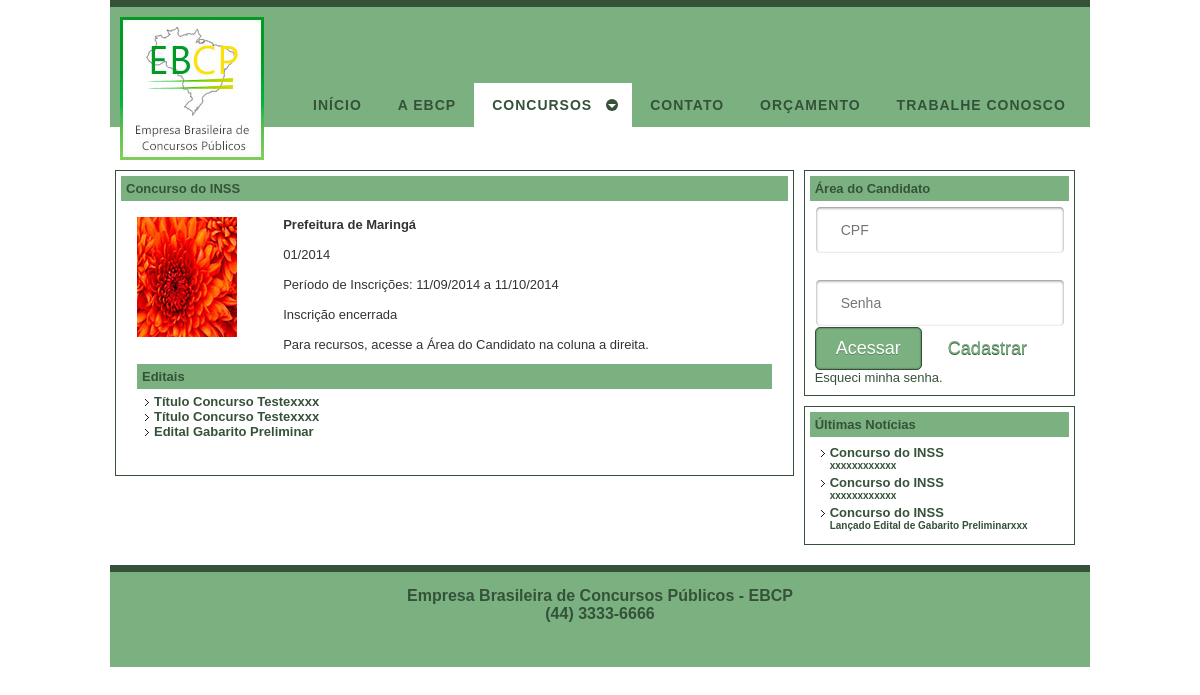
The app's page /?nivel=concurso&idconcurso=7 with its own data.
### tables this page shows
CREATE TABLE `concurso` (
  `id_concurso` int(11) NOT NULL AUTO_INCREMENT,
  `titulo` varchar(255) NOT NULL,
  `subtitulo` varchar(255) NOT NULL,
  `id_instituicao` int(11) NOT NULL,
  `inicio_inscricao` datetime NOT NULL,
  `final_inscricao` datetime NOT NULL,
  `vencimento_boleto` date NOT NULL,
  `id_cidade` int(11) NOT NULL,
  `id_boleto` int(11) NOT NULL,
  `homologado` tinyint(4) NOT NULL DEFAULT '0',
  `ativo` tinyint(4) NOT NULL DEFAULT '0',
  `destaque` tinyint(4) NOT NULL DEFAULT '0',
  `id_tipo_concurso` int(11) NOT NULL,
  `isencao_doador_sangue` tinyint(4) NOT NULL DEFAULT '0',
  `doador_sangue_data_inicio` datetime NOT NULL,
  `doador_sangue_data_fim` datetime NOT NULL,
  `isencao_nis` tinyint(4) NOT NULL DEFAULT '0',
  `nis_data_inicio` datetime NOT NULL,
  `nis_data_fim` datetime NOT NULL,
  `cota_racial` tinyint(4) NOT NULL DEFAULT '0',
  `multiplas_inscricoes` tinyint(4) DEFAULT '0',
  PRIMARY KEY (`id_concurso`),
  KEY `fk_concurso__idx` (`id_instituicao`),
  KEY `fk_concurso_id_tipo_concurso_idx` (`id_tipo_concurso`),
  KEY `fk_concurso_id_boleto_idx` (`id_boleto`),
  CONSTRAINT `fk_concurso_id_boleto` FOREIGN KEY (`id_boleto`) REFERENCES `boleto` (`id_boleto`) ON DELETE NO ACTION ON UPDATE NO ACTION,
  CONSTRAINT `fk_concurso_id_instituicao` FOREIGN KEY (`id_instituicao`) REFERENCES `instituicao` (`id_instituicao`) ON DELETE NO ACTION ON UPDATE NO ACTION,
  CONSTRAINT `fk_concurso_id_tipo_concurso` FOREIGN KEY (`id_tipo_concurso`) REFERENCES `tipo_concurso` (`id_tipo_concurso`) ON DELETE NO ACTION ON UPDATE NO ACTION
);

CREATE TABLE `instituicao` (
  `id_instituicao` int(11) NOT NULL AUTO_INCREMENT,
  `instituicao` varchar(255) NOT NULL,
  `logo` varchar(255) DEFAULT NULL,
  PRIMARY KEY (`id_instituicao`)
);

CREATE TABLE `edital` (
  `id_edital` int(11) NOT NULL AUTO_INCREMENT,
  `id_concurso` int(11) NOT NULL,
  `titulo` varchar(255) NOT NULL,
  `data` date NOT NULL,
  `caminho_arquivo` varchar(255) NOT NULL,
  `atualizacao` varchar(255) NOT NULL,
  PRIMARY KEY (`id_edital`),
  KEY `edital_concurso_idx` (`id_concurso`),
  CONSTRAINT `fk_edital_id_concurso` FOREIGN KEY (`id_concurso`) REFERENCES `concurso` (`id_concurso`) ON DELETE NO ACTION ON UPDATE NO ACTION
);

### model/dao/Database.php (called while the page is built)
<?php
class Database{
	private static $host;
	private static $db_name;
	private static $username;
	private static $password;
	public function __construct(){
		if($_SERVER['SERVER_ADDR'] == "127.0.0.1"){
			self::$host = "localhost";
			self::$db_name = "ebcpc187_ebcp";
			self::$username = "root";
			self::$password = "";
		} else if ($_SERVER['SERVER_ADDR'] == "192.168.0.37") {
			self::$host = "localhost";
			self::$db_name = "ebcpc187_ebcp";
			self::$username = "root";
			self::$password = "";
		} else {
			self::$host = "54.164.120.103";
			self::$db_name = "ebcp";
			self::$username = "ebcp";
			self::$password = "McTi1402";
		}
	}
	public static function getConnection(){
		$conn = null;
		try{
			$conn = new PDO("mysql:host=" . self::$host . ";dbname=" . self::$db_name, self::$username, self::$password, array(PDO::MYSQL_ATTR_INIT_COMMAND => "SET NAMES utf8"));
			$conn->setAttribute(PDO::ATTR_ERRMODE, PDO::ERRMODE_EXCEPTION);
		}catch(PDOException $e){
			echo "Connection error: " . $e->getMessage();
		}
		return $conn;
	}
}
?>

### model/dao/ConcursoDAO.php (called while the page is built, shortened)
<?php
include_once 'Database.php';
$origem = strpos($_SERVER["REQUEST_URI"], "/admin/") !== false ? "../" : strpos($_SERVER["REQUEST_URI"], "/cliente/") !== false ? "../" : "";
include_once $origem.'controller/diversos/Diversos.php';
class ConcursoDAO extends Database{
	private $conn;
	public function __construct(){
		$this->conn = parent::getConnection();
		$this->diversos = new Diversos();
		$this->loggerDAO = new LoggerDAO();
	}
    public function getConcursoPorID($idConcurso) {
    	$query = "SELECT c.*, i.* "
    			. "FROM concurso c "
    			. "INNER JOIN instituicao i ON i.id_instituicao = c.id_instituicao "
    			. "WHERE c.id_concurso = ? ";
    	$stmt = $this->conn->prepare( $query );
    	$stmt->bindParam(1, $idConcurso, PDO::PARAM_INT);
    	$stmt->execute();
    	$parametros = array($idConcurso);
    	return $stmt;
    }
}
?>

### controller/diversos/Diversos.php (called while the page is built)
<?php
class Diversos{
	public function montaQuery($query, $data) {
		$indexed = $data == array_values($data);
		foreach($data as $k=>$v) {
			if(is_string($v)) {
				$v="'$v'";
			}
			if($indexed) {
				$query = preg_replace('/\?/', $v, $query, 1);
			} else {
				$query = str_replace(":$k", $v, $query);
			}
		}
		return $query;
	}
}
?>

### model/dao/EditalDAO.php (called while the page is built, shortened)
<?php
include_once 'Database.php';
$origem = strpos($_SERVER["REQUEST_URI"], "/admin/") !== false ? "../" : strpos($_SERVER["REQUEST_URI"], "/cliente/") !== false ? "../" : "";
include_once $origem.'controller/diversos/Diversos.php';
class EditalDAO extends Database{
	private $conn;
	public function __construct(){
		$this->conn = parent::getConnection();
		$this->diversos = new Diversos();
		$this->loggerDAO = new LoggerDAO();
	}
    public function getEditaisPorIdConcurso($idConcurso) {
    	$query = "SELECT * "
    			. "FROM edital "
    			. "WHERE id_concurso = ? "
				. "ORDER BY id_edital DESC";
    	$stmt = $this->conn->prepare( $query );
    	$stmt->bindParam(1, $idConcurso, PDO::PARAM_INT);
    	$stmt->execute();
    	$parametros = array($idConcurso);
    	return $stmt;
    }
}
?>

### view/template.class.php (called while the page is built, shortened)
<?php
    class Template {
        protected $file;
        protected $values = array();
        public function __construct($file) {
            $this->file = $file;
        }
        public function set($key, $value) {
            $this->values[$key] = $value;
        }
        public function output() {
            $output = file_get_contents($this->file);
            foreach ($this->values as $key => $value) {
            	$tagToReplace = "[@$key]";
            	$output = str_replace($tagToReplace, $value, $output);
            }
            return $output;
        }
    }
?>

### controller/concurso.php (the view, shortened to what this page needs)
<?php
	include("view/template.class.php");
	include("model/dao/ConcursoDAO.php");
	include("controller/coluna_lateral.php");
	$idConcurso = $_GET['idconcurso'];
	$menu = new Template("view/menu.tpl");
	$menu->set("concursos", "active");
	$concursoDAO = new ConcursoDAO();
	$stmtConcurso = $concursoDAO->getConcursoPorID($idConcurso);
	if($stmtConcurso != null){
		$concurso = $stmtConcurso->fetch(PDO::FETCH_OBJ);
		$titulo = $concurso->titulo;
		$conteudo = "<table cellspacing=\"10\" border=\"0\" width=\"100%\">"
				. "<tr>"
					. "<td valign=\"top\">"
						. "<img src=\"admin/arquivoslogos/" . $concurso->logo . "\">"
					. "</td>"
					. "<td valign=\"top\">"
						. "<b>" . $concurso->instituicao . "</b><br/><br/>"
						. $concurso->subtitulo 	. "<br/><br/>"
						. "Período de Inscrições: " . date('d/m/Y',strtotime($concurso->inicio_inscricao)) . " a " . date('d/m/Y',strtotime($concurso->final_inscricao));
						if(date('Y-m-d H:i:s') >= $concurso->inicio_inscricao && date('Y-m-d H:i:s') <= $concurso->final_inscricao){
							$conteudo .= "<br/><br/><b>Inscrições abertas</b> - Acessa a Área do Candidato na coluna a direita e faça sua inscrição.";
						} else if (date('Y-m-d H:i:s') < $concurso->inicio_inscricao ) {
							$conteudo .= "<br/><br/>Inscrição em breve";
						} else {
							$conteudo .= "<br/><br/>Inscrição encerrada";
						}
						if(date('Y-m-d H:i:s') > $concurso->final_inscricao){
							$conteudo .= "<br/><br/>Para recursos, acesse a Área do Candidato na coluna a direita.";
						}
					$conteudo .= "</td>"
				. "</tr>"
				. "<tr>"
					. "<td colspan=\"2\">"
	        				. "<div class=\"titulo\"><b>Editais</b></div>"
	        				. "<div class=\"corpo\">";
								$editalDAO = new EditalDAO();
								$listaEditais = $editalDAO->getEditaisPorIdConcurso($idConcurso);
								if($listaEditais != null) {
									while ($edital = $listaEditais->fetch(PDO::FETCH_OBJ)){
										$conteudo .= "<div class=\"tituloConcurso\">
											<a href=\"admin/arquivoseditais/" . $edital->caminho_arquivo . "\" target=\"_blank\">" . $edital->titulo . "</a>"
											. "</div>";
									}
								} else {
									$conteudo .= "<div class=\"tituloConcurso\">Nenhum edital no momento</div>";
								}
	        				$conteudo .= "</div>"
	      				. "<div class=\"espacoBranco\"></div>"
					. "</td>"
				. "</tr>"
				. "</table>";
	} else {
		$conteudo = "Concurso não encontrado.";
		$titulo = "Concurso";
	}
	$corpo = new Template("view/paginaInterna.tpl");
	$corpo->set("titulo", $titulo);
	$corpo->set("conteudo", $conteudo);
	$corpo->set("tituloLateral", "Últimas Notícias");
	$corpo->set("conteudoLateral", $conteudoLateral);
	$corpo->set("areaCandidato", $areaCandidato);
	$layout = new Template("view/layout.tpl");
	$layout->set("title", "EBCP Concursos");
	$layout->set("menu", $menu->output());
	$layout->set("content", $corpo->output());
	echo $layout->output();
?>

### resources/css/stylesheet.css (style rules this page uses)
body { margin: 0; font-family: Arial; color: #333333; width: 980px; margin: 0 auto 0 auto; font-size: small; }
table, th, td { font-family: Arial; color: #333333; font-size: small; }
a { text-decoration: none; color: #355239; }
.tituloConcurso { background: url(../images/link_marker1.gif) 0 3px no-repeat !important; padding: 0 0px 0 12px !important; text-decoration: none !important; font-size: small; color: #355239; font-weight: bold; }
#logo { float:left; width:150px; display:block; padding: 10px; }
.borda { border:1px solid; border-color:#355239; padding: 5px }
.titulo { margin:0px; padding:5px; background-color:#7bb181; color:#355239; }
.corpo { padding:5px; }
.topo { height:120px; background-color:#7BB181; border-top: solid 7px #355239; }
#container2 { clear:left; float:left; width:100%; overflow:hidden; }
#container1 { float:left; width:100%; position:relative; right:30%; }
#col1 { float:left; width:70%; position:relative; left:30%; overflow:hidden; }
#col2 { float:left; width:28%; position:relative; left:31%; overflow:hidden; }
#menu { margin-top:76px; float:right; display:block; width:800px; }
#content { border-left: solid 5px #226622; border-right: solid 5px #226622; }
#footer { clear:both; float:left; width:100%; height:80px; margin-top: 20px; padding-top: 15px; border-top: solid 7px #355239; font-size: 16px; font-weight:bold; text-align:center; color: #355239; background-color:#7bb181; }
#cssmenu { background: #7BB181; margin: 0; width: auto; padding: 0; line-height: 1; display: block; position: relative; font-family: 'PT Sans', sans-serif; }
#cssmenu ul { list-style: none; margin: 0; padding-left: 5px; display: block; }
#cssmenu ul:after, #cssmenu:after { content: " "; display: block; font-size: 0; height: 0; clear: both; visibility: hidden; }
#cssmenu ul li { margin: 0; padding: 0; display: block; position: relative; z-index:9999 !important; }
#cssmenu ul li a { text-decoration: none; display: block; margin: 0; -webkit-transition: color .2s ease; -moz-transition: color .2s ease; -ms-transition: color .2s ease; -o-transition: color .2s ease; transition: color .2s ease; -webkit-box-sizing: border-box; -moz-box-sizing: border-box; box-sizing: border-box; }
#cssmenu > ul > li { float: left; }
#cssmenu > ul > li:after { content: ""; display: block; position: absolute; width: 100%; height: 0; top: 0; z-index: 0; background: #ffffff; -webkit-transition: height .2s; -moz-transition: height .2s; -ms-transition: height .2s; -o-transition: height .2s; transition: height .2s; }
#cssmenu > ul > li.has-sub > a { padding-right: 40px; }
#cssmenu > ul > li.has-sub > a:after { display: block; content: ""; background: #355239; height: 12px; width: 12px; position: absolute; border-radius: 13px; right: 14px; top: 16px; }
#cssmenu > ul > li.has-sub > a:before { display: block; content: ""; border: 4px solid transparent; border-top-color: #7BB181; z-index: 2; height: 0; width: 0; position: absolute; right: 16px; top: 21px; }
#cssmenu > ul > li > a { color: #355239; padding: 15px 18px; font-weight: 700; letter-spacing: 1px; text-transform: uppercase; font-size: 14px; z-index: 2; position: relative; }
#cssmenu > ul > li:hover:after, #cssmenu > ul > li.active:after { height: 100%; }
#cssmenu > ul > li:hover > a, #cssmenu > ul > li.active > a { color: #355239; }
#cssmenu > ul > li:hover > a:after, #cssmenu > ul > li.active > a:after { background: #355239; }
#cssmenu > ul > li:hover > a:before, #cssmenu > ul > li.active > a:before { border-top-color: #ffffff; }
#cssmenu > ul > li > a { display: block; }
#cssmenu > ul > li { width: auto; }

### records on screen
concurso: id_instituicao.logo (picture), id_instituicao.instituicao "Prefeitura de Maringá", subtitulo "01/2014", inicio_inscricao "11/09/2014", final_inscricao "11/10/2014"
edital: titulo "Título Concurso Testexxxx"
edital: titulo "Título Concurso Testexxxx"
edital: titulo "Edital Gabarito Preliminar"

### other values on screen
$layout->output() "INÍCIO A EBCP CONCURSOS CONTATO ORÇAMENTO TRABALHE CONOSCO Concurso do INSS Últimas Notícias Empresa Brasileira de Concursos Públicos - EBCP (44) 3333-6666"
$edital->titulo "Concurso do INSS"
$edital->atualizacao "xxxxxxxxxxxx"
$edital->atualizacao "Lançado Edital de Gabarito Preliminarxxx"
